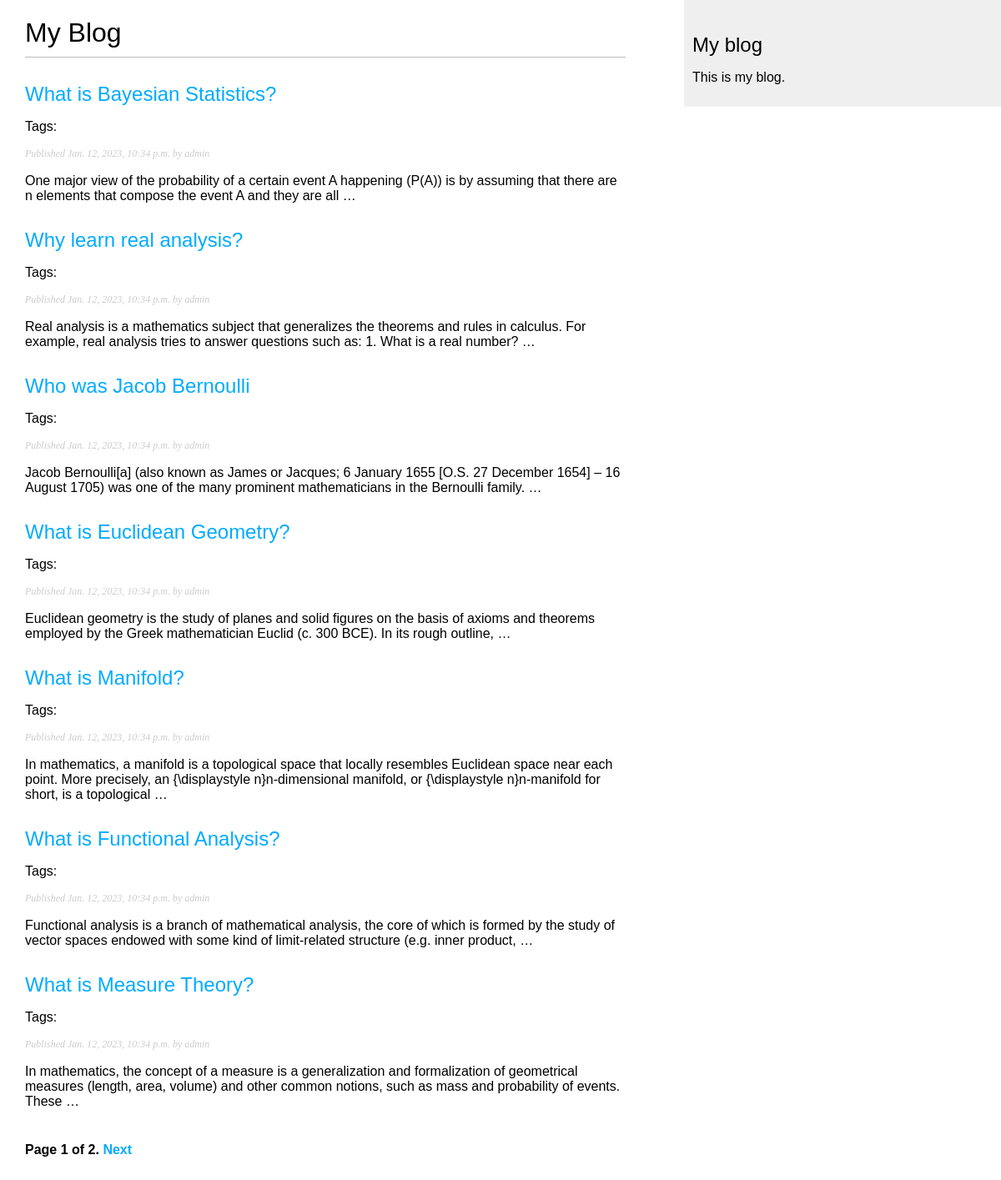
Screenshot of /blog/ with the database file from the repository.
### blog/models.py (models this page shows, shortened)
class Post(models.Model):
    class Status(models.TextChoices):
        DRAFT = 'DF', 'Draft'
        PUBLISHED = 'PB', 'Published'
    title = models.CharField(max_length=250)
    author = models.ForeignKey(User, on_delete=models.CASCADE,
                               related_name='blog_posts')
    slug = models.SlugField(max_length=250, unique_for_date='publish')
    body = models.TextField()
    publish = models.DateTimeField(default=timezone.now())
    created = models.DateTimeField(auto_now_add=True)
    updated = models.DateTimeField(auto_now=True)
    status = models.CharField(max_length=2, choices=Status.choices,
                              default=Status.DRAFT)
    objects = models.Manager()  # default manager
    published = PublishedManager()  # custom manager
    tags = TaggableManager()
    class Meta:
        ordering = ['-publish']
        indexes = [models.Index(fields=['-publish'])]
    def get_absolute_url(self):
        return reverse('blog:post_detail', args=[self.publish.year,
                                                 self.publish.month,
                                                 self.publish.day,
                                                 self.slug])

### blog/views.py (the view)
# urls.py: path('', views.post_list, name='post_list'),
def post_list(request, tag_slug=None):
    all_posts = Post.published.all()
    tag = None
    if tag_slug:
        tag = get_object_or_404(Tag, slug=tag_slug)
        all_posts = all_posts.filter(tags__in=[tag])
    paginator = Paginator(all_posts, 7)
    page_number = request.GET.get('page', 1)
    try:
        posts = paginator.page(page_number)
    except EmptyPage:
        posts = paginator.page(paginator.num_pages)  # displays last page
    except PageNotAnInteger:
        posts = paginator.page(1)  # displays first page
    return render(request, 'blog/post/list.html', {'posts': posts, 'tag': tag})

### blog/models.py (called while the page is built)
    def get_queryset(self):
        return super().get_queryset().filter(status=Post.Status.PUBLISHED)

### blog/templates/blog/post/list.html (shortened to what this page needs)
{% extends "blog/base.html" %}
{% block content %}
    <h1>My Blog</h1>
    {% for post in posts %}
        <h2>
            <a href="{{ post.get_absolute_url }}">
                {{ post.title }}
            </a>
        </h2>
        <p class="tags">
            Tags:
        </p>
        <p class="date">
            Published {{ post.publish }} by {{ post.author }}
        </p>
        {{ post.body|truncatewords:30|linebreaks }}
    {% endfor %}
    {% include "pagination.html" with page=posts %}
{% endblock %}

### blog/templates/blog/base.html (shortened to what this page needs)
{% load static %}
<!DOCTYPE html>
<html lang="en">
<head>
    <link href="{% static 'css/blog.css' %}" rel="stylesheet">
</head>
<body>
    <div id="content">
      {% block content %}
      {% endblock %}
    </div>
    <div id="sidebar">
      <h2>My blog</h2>
      <p>This is my blog.</p>
    </div>
</body>
</html>

### blog/templates/pagination.html (shortened to what this page needs)
<!DOCTYPE html>
<html lang="en">
<head>
</head>
<body>
    <div class="pagination">
        <span class="step-links">
            <span class="current">
                Page {{ page.number }} of {{ page.paginator.num_pages }}.
            </span>
            {% if page.has_next %}
                <a href="?page={{ page.next_page_number }}">Next</a>
            {% endif %}
        </span>
    </div>
</body>
</html>

### blog/static/css/blog.css (style rules this page uses)
body { margin:0; padding:0; font-family:helvetica, sans-serif; }
a { color:#00abff; text-decoration:none; }
h1 { font-weight:normal; border-bottom:1px solid #bbb; padding:0 0 10px 0; }
h2 { font-weight:normal; margin:30px 0 0; }
#content { float:left; width:60%; padding:0 0 0 30px; }
#sidebar { float:right; width:30%; padding:10px; background:#efefef; height:100%; }
p.date { color:#ccc; font-family: georgia, serif; font-size: 12px; font-style: italic; }
.pagination { margin:40px 0; font-weight:bold; }

### rows the page displays
Post: title "What is Bayesian Statistics?", publish "Jan. 12, 2023, 10:34 p.m.", author "admin", body "One major view of the probability of a certain event A happening (P(A)) is by assuming that there are n elements that compose the event A and they are all …"
Post: title "Why learn real analysis?", publish "Jan. 12, 2023, 10:34 p.m.", author "admin", body "Real analysis is a mathematics subject that generalizes the theorems and rules in calculus. For example, real analysis tries to answer questions such as: 1. What is a real number? …"
Post: title "Who was Jacob Bernoulli", publish "Jan. 12, 2023, 10:34 p.m.", author "admin", body "Jacob Bernoulli[a] (also known as James or Jacques; 6 January 1655 [O.S. 27 December 1654] – 16 August 1705) was one of the many prominent mathematicians in the Bernoulli family. …"
Post: title "What is Euclidean Geometry?", publish "Jan. 12, 2023, 10:34 p.m.", author "admin", body "Euclidean geometry is the study of planes and solid figures on the basis of axioms and theorems employed by the Greek mathematician Euclid (c. 300 BCE). In its rough outline, …"
Post: title "What is Manifold?", publish "Jan. 12, 2023, 10:34 p.m.", author "admin", body "In mathematics, a manifold is a topological space that locally resembles Euclidean space near each point. More precisely, an {\\displaystyle n}n-dimensional manifold, or {\\displaystyle n}n-manifold for short, is a topological …"
Post: title "What is Functional Analysis?", publish "Jan. 12, 2023, 10:34 p.m.", author "admin", body "Functional analysis is a branch of mathematical analysis, the core of which is formed by the study of vector spaces endowed with some kind of limit-related structure (e.g. inner product, …"
Post: title "What is Measure Theory?", publish "Jan. 12, 2023, 10:34 p.m.", author "admin", body "In mathematics, the concept of a measure is a generalization and formalization of geometrical measures (length, area, volume) and other common notions, such as mass and probability of events. These …"

### other values shown
{{ page.number }} "1"
{{ page.paginator.num_pages }} "2"
